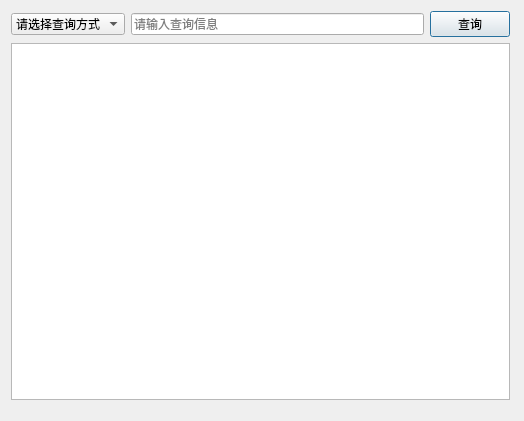
<?xml version="1.0" encoding="UTF-8"?>
<ui version="4.0">
 <class>QureyDepartment</class>
 <widget class="QDialog" name="QureyDepartment">
  <property name="geometry">
   <rect>
    <x>0</x>
    <y>0</y>
    <width>524</width>
    <height>421</height>
   </rect>
  </property>
  <property name="windowTitle">
   <string>部门查询</string>
  </property>
  <widget class="QWidget" name="layoutWidget">
   <property name="geometry">
    <rect>
     <x>0</x>
     <y>0</y>
     <width>521</width>
     <height>411</height>
    </rect>
   </property>
   <layout class="QVBoxLayout" name="verticalLayout">
    <item>
     <layout class="QHBoxLayout" name="horizontalLayout">
      <item>
       <widget class="QComboBox" name="choice">
        <item>
         <property name="text">
          <string>请选择查询方式</string>
         </property>
        </item>
        <item>
         <property name="text">
          <string>部门编号</string>
         </property>
        </item>
        <item>
         <property name="text">
          <string>部门名称</string>
         </property>
        </item>
        <item>
         <property name="text">
          <string>部门职能</string>
         </property>
        </item>
        <item>
         <property name="text">
          <string>负责人编号</string>
         </property>
        </item>
       </widget>
      </item>
      <item>
       <widget class="QLineEdit" name="inputInformation">
        <property name="placeholderText">
         <string>请输入查询信息</string>
        </property>
        <property name="clearButtonEnabled">
         <bool>true</bool>
        </property>
       </widget>
      </item>
      <item>
       <widget class="QPushButton" name="searchButton">
        <property name="text">
         <string>查询</string>
        </property>
       </widget>
      </item>
     </layout>
    </item>
    <item>
     <widget class="QTableView" name="tableViewInformation"/>
    </item>
   </layout>
  </widget>
 </widget>
 <layoutdefault spacing="6" margin="11"/>
 <resources/>
 <connections/>
</ui>
